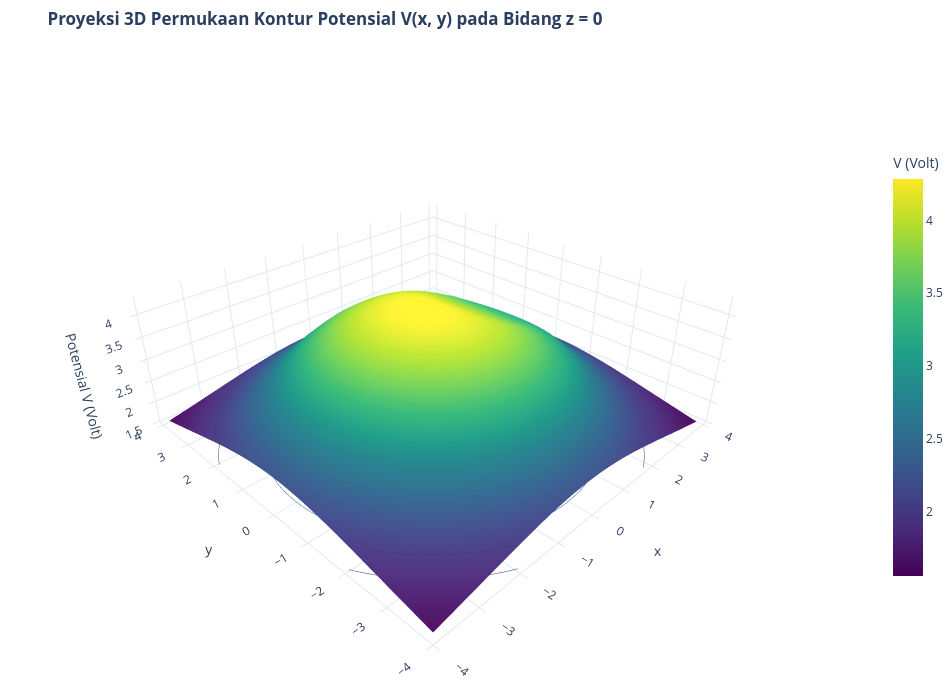

Source (notebook cell):
### Markdown cell above
## 4. Proyeksi Topografi Permukaan Potensial 3D (Landscape $V(x,y)$)

Proyeksi permukaan elevasi 3D dari potensial skalar $V(x,y)$ pada bidang ekuator ($z=0$) memberikan analogi intuitif seperti "bukit potensial" bola pejal dan "cekungan/lembah" yang dibentuk oleh rongga bermuatan negatif efektif.

### Code cell
def plot_landscape_potensial_3d(R1=3.0, R2=1.0, a=1.4, rho=1.0, eps0=1.0):
    """Membuat plot 3D surface relief untuk potensial listrik pada bidang z = 0."""
    N_surf = 120
    x_range = np.linspace(-R1*1.3, R1*1.3, N_surf)
    y_range = np.linspace(-R1*1.3, R1*1.3, N_surf)
    Xs, Ys = np.meshgrid(x_range, y_range)
    pts_surf = np.column_stack((Xs.ravel(), Ys.ravel(), np.zeros(Xs.size)))
    
    _, V1_s = medan_dan_potensial_bola(pts_surf, np.array([0,0,0]), R1, rho, eps0)
    _, V2_s = medan_dan_potensial_bola(pts_surf, np.array([a,0,0]), R2, -rho, eps0)
    Zs = (V1_s + V2_s).reshape(Xs.shape)
    
    fig_surf = go.Figure(data=[
        go.Surface(
            x=Xs, y=Ys, z=Zs,
            colorscale='Viridis',
            colorbar=dict(title='V (Volt)', len=0.7),
            contours_z=dict(show=True, usecolormap=True, highlightcolor="limegreen", project_z=True),
            hovertemplate='x: %{x:.2f}<br>y: %{y:.2f}<br>V: %{z:.3f} V<extra></extra>'
        )
    ])
    
    fig_surf.update_layout(
        title='<b>Proyeksi 3D Permukaan Kontur Potensial V(x, y) pada Bidang z = 0</b>',
        template='plotly_white',
        width=950, height=680,
        scene=dict(
            xaxis_title='x',
            yaxis_title='y',
            zaxis_title='Potensial V (Volt)',
            camera=dict(eye=dict(x=-1.6, y=-1.6, z=1.3))
        ),
        margin=dict(l=0, r=0, t=50, b=0)
    )
    return fig_surf

fig_landscape = plot_landscape_potensial_3d(R1_def, R2_def, a_def, rho_def, eps0_def)
fig_landscape.show()

### Figure 1 — Plotly figure (JSON) as saved in the notebook; plotly's stock layout.template omitted (floating-point values rounded to 4 significant figures; data arrays with more than 128 entries replaced by an {"elided": "..."} marker saying what was removed)
{"data": [{"colorbar": {"len": 0.7, "title": {"text": "V (Volt)"}}, "colorscale": [[0, "#440154"], [0.1111, "#482878"], [0.2222, "#3e4989"], [0.3333, "#31688e"], [0.4444, "#26828e"], [0.5556, "#1f9e89"], [0.6667, "#35b779"], [0.7778, "#6ece58"], [0.8889, "#b5de2b"], [1, "#fde725"]], "contours": {"z": {"highlightcolor": "limegreen", "project": {"z": true}, "show": true, "usecolormap": true}}, "hovertemplate": "x: %{x:.2f}<br>y: %{y:.2f}<br>V: %{z:.3f} V<extra></extra>", "type": "surface", "x": {"elided": "120x120 float values"}, "y": {"elided": "120x120 float values"}, "z": {"elided": "120x120 float values"}}], "layout": {"height": 680, "margin": {"b": 0, "l": 0, "r": 0, "t": 50}, "scene": {"camera": {"eye": {"x": -1.6, "y": -1.6, "z": 1.3}}, "xaxis": {"title": {"text": "x"}}, "yaxis": {"title": {"text": "y"}}, "zaxis": {"title": {"text": "Potensial V (Volt)"}}}, "title": {"text": "<b>Proyeksi 3D Permukaan Kontur Potensial V(x, y) pada Bidang z = 0</b>"}, "width": 950}}
